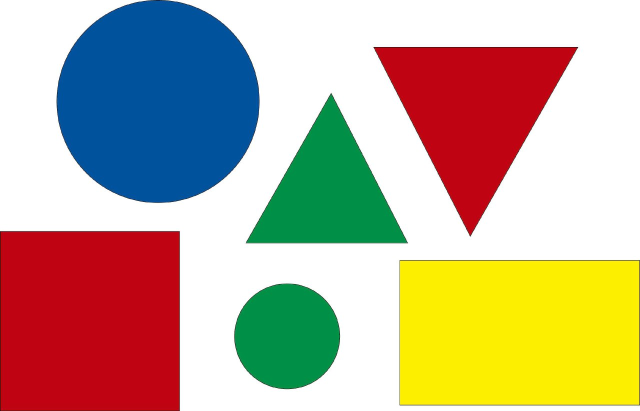
#> input picture img/figura1.jpg, 1280 x 822 px (shown at 1/2 size)
$ python -i deteccionFiguras.py   (imports and definitions only)
#> lines starting #> are read from the running program, lines starting #| are printed output that depends on the picture; after the words box and inside, x2 and y2 are one past the last pixel; in counts of white or black regions, pixels touching at a corner belong together
import cv2
import numpy as np
import math

    #rojo
rojoBajo1 = np.array([0, 100, 20], np.uint8)
rojoAlto1 = np.array([10, 255, 255], np.uint8)
rojoBajo2 = np.array([175, 100, 20], np.uint8)
rojoAlto2 = np.array([180, 255, 255], np.uint8)

    #naranja
naranjaBajo = np.array([11, 100, 20], np.uint8)
naranjaAlto = np.array([19, 255, 255], np.uint8)

    #amarillo
amarilloBajo = np.array([20, 100, 20], np.uint8)
amarilloAlto = np.array([32, 255, 255], np.uint8)

    #Verde
verdeBajo = np.array([36, 100, 20], np.uint8)
verdeAlto = np.array([70, 255, 255], np.uint8)

    #Violeta
violetaBajo = np.array([130, 100, 20], np.uint8)
violetaAlto = np.array([145, 100, 255], np.uint8)

    #Rosado
rosaBajo = np.array([146, 100, 20], np.uint8)
rosaAlto = np.array([170, 255, 255], np.uint8)

def start(path_img):
#> called with path_img = '../img/figura1.jpg'
    image = cv2.imread(path_img)
#> image is the input picture: shape (822, 1280, 3); mean B, G, R 147.5, 172.6, 189.6

    w, h = image.shape[:2]
    scala = 600 / w
    w = round(w * scala)
    h = round(h * scala)
    image = cv2.resize(image,(h, w))
#> image: shape (600, 934, 3)

    imageHSV = cv2.cvtColor(image, cv2.COLOR_BGR2HSV)
#> imageHSV: shape (600, 934, 3); mean H, S, V 61.7, 133.8, 219.8
    grises = cv2.cvtColor(image, cv2.COLOR_BGR2GRAY)
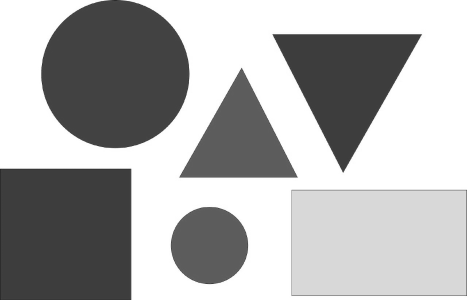
#> grises: shape (600, 934) (shown at 1/2 size); min 18, max 255, mean 174.8

    canny = cv2.Canny(grises, 10, 150)
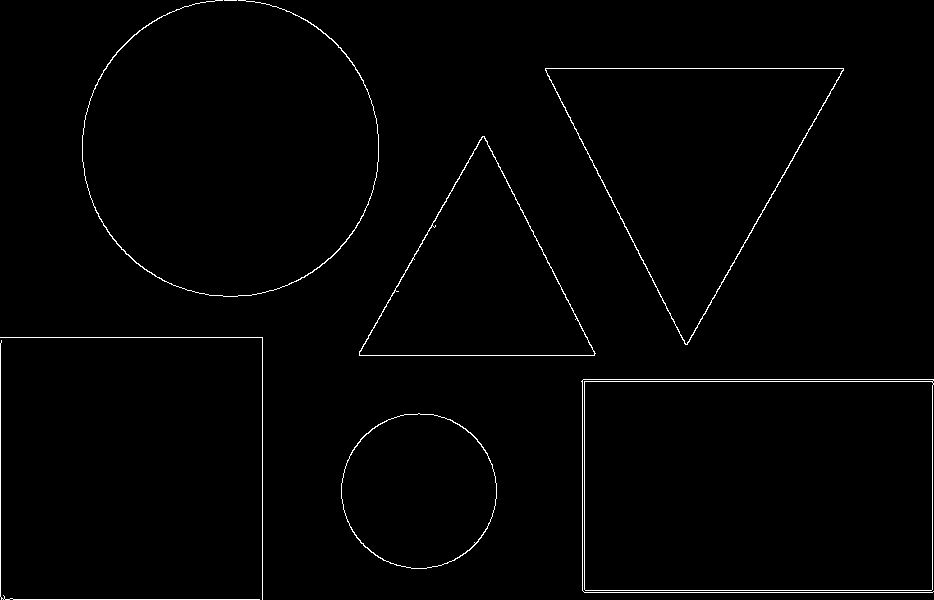
#> canny: shape (600, 934); 1.2% white in thin lines or dots
    canny = cv2.dilate(canny, None, iterations=1)
#> canny: shape (600, 934); 3.4% white; 6 white regions, box (x1, y1, x2, y2) and area: (580, 378, 934, 594) 5177, (81, 0, 380, 298) 3408, (544, 67, 845, 346) 3397, (358, 135, 597, 357) 2717, (0, 336, 264, 600) 2640, (340, 412, 498, 570) 1807
    canny = cv2.erode(canny, None, iterations=1)
#> canny: shape (600, 934); 1.4% white in thin lines or dots

    _,th=cv2.threshold(grises,240,255,cv2.THRESH_BINARY_INV)
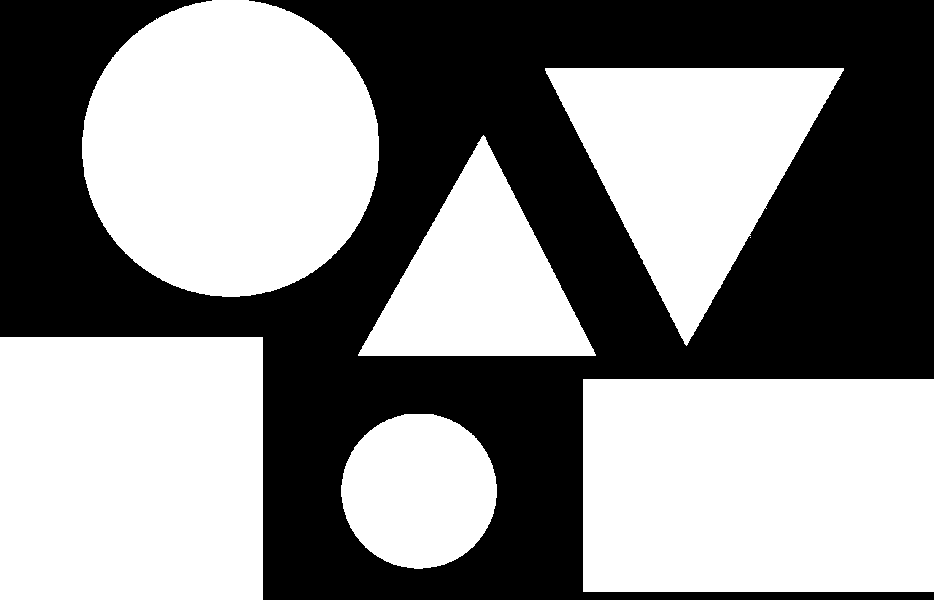
#> th: shape (600, 934); 53.7% white; 1 black region

    cnts,_ =cv2.findContours(th,cv2.RETR_EXTERNAL,cv2.CHAIN_APPROX_SIMPLE)
#> cnts = 7 contours, 1 with area under 20; largest, box (x1, y1, x2, y2) and area: (583, 379, 934, 592) 74200, (82, 0, 379, 297) 69040, (0, 337, 263, 600) 68644, (545, 68, 844, 346) 41566, (358, 135, 596, 356) 26220, (341, 414, 497, 569) 18737

    #cnts,_ = cv2.findContours(canny, cv2.RETR_EXTERNAL, cv2.CHAIN_APPROX_SIMPLE)
    print('tamanio', len(cnts))
#| tamanio 7
    cv2.drawContours(image, cnts, -1,(0, 0, 0),2)
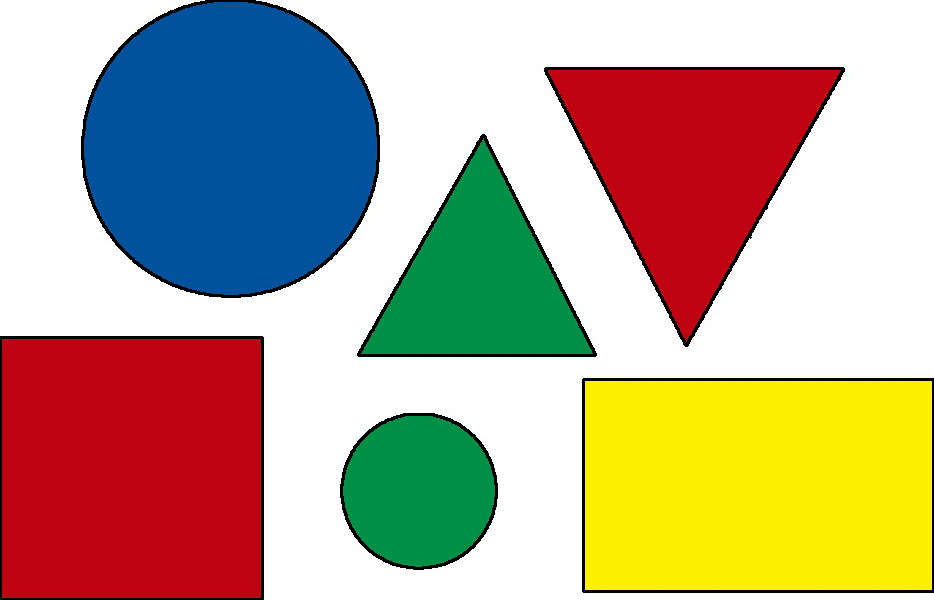
#> image: shape (600, 934, 3); mean B, G, R 143.3, 168, 184.8
    print("Numeros de contornos encontrados: ", len(cnts))
#| Numeros de contornos encontrados:  7

    for c in cnts:
    # print(str(c) +"\t valor de c")
        epsilon = 0.015*cv2.arcLength(c, True)
        #print(str(cv2.arcLength(c, True)))
        approx = cv2.approxPolyDP(c, epsilon, True)
        #print(str(len(approx)) +"\t Vertice")
        x, y, w, h =cv2.boundingRect(approx)
        cv2.drawContours(image,[approx],0,(255,105,180),3)

        #triangulo
        if len(approx) == 3:
            cv2.putText(image, "Triangulo", (x, y-5), 1, 1,(0, 0, 50), 2)

        #cuadrado
        if len(approx) == 4:
            aspect_ratio = float(w)/h
            #print("El aspect_ratio= ",aspect_ratio)
            if aspect_ratio >=1.0 and aspect_ratio <= 1.089:
                cv2.putText(image, "Cuadrado", 	(x, y-5), 1, 1,(0,0,50), 2)[1]

            else:
                cv2.putText(image, "Rectangulo", (x ,y-5), 1, 1,( 0, 0, 50), 2)

        #Circulo
        vert = len(approx)
        if vert >= 8 and vert != 10:
            if (int(math.floor(w/10)) == int(math.floor(h/10))):
                cv2.putText(image, "Circulo", (x, y-5),1 ,1,(0, 0, 50), 2)
#> this loop made 7 passes
#> (epsilon, approx, x, y, w, h, aspect_ratio, vert) on passes 2 to 3: (16.86, [[583, 379], [583, 591], [933, 591], [933, 379]], 583, 379, 351, 213, 1.65, 4), (15.72, [[0, 337], [0, 599], [262, 599], [262, 337]], 0, 337, 263, 263, 1, 4)
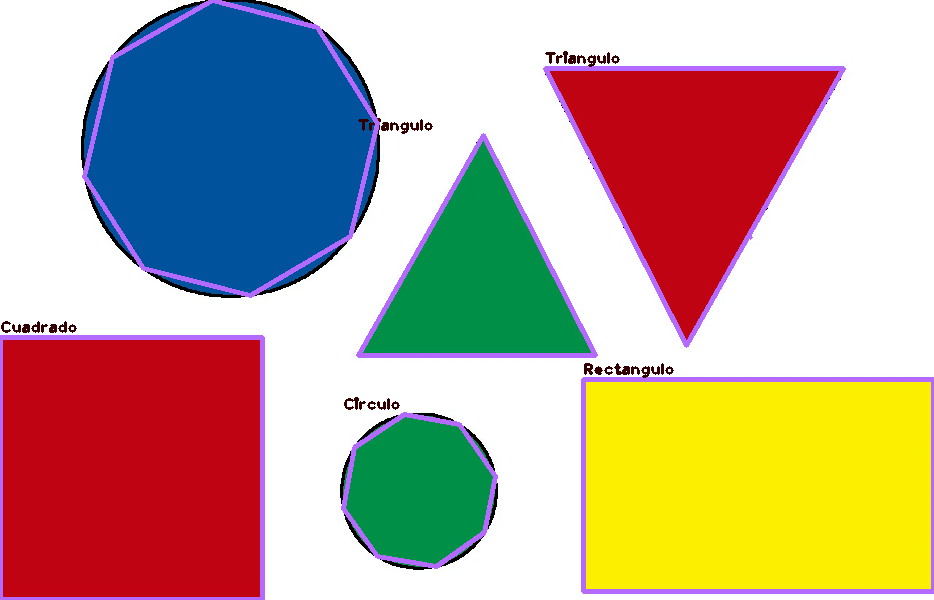
#> image: shape (600, 934, 3); 4.69% of pixels changed, all inside (x1, y1, x2, y2) = (0, 0, 934, 600)

    #Muestra las mascaras de los colores buscados
    maskRojo1 = cv2.inRange(imageHSV, rojoBajo1, rojoAlto1)
#> maskRojo1: shape (600, 934); 0.23% white; 146 white regions (144 under 20 px), largest, box (x1, y1, x2, y2) and area: (0, 340, 3, 596) 741, (9, 597, 257, 600) 252
    maskRojo2 = cv2.inRange(imageHSV, rojoBajo2, rojoAlto2)
#> maskRojo2: shape (600, 934); 19.4% white; 2 white regions, box (x1, y1, x2, y2) and area: (0, 338, 262, 600) 67641, (546, 69, 843, 344) 40888
    maskRojo = cv2.add(maskRojo1, maskRojo2)
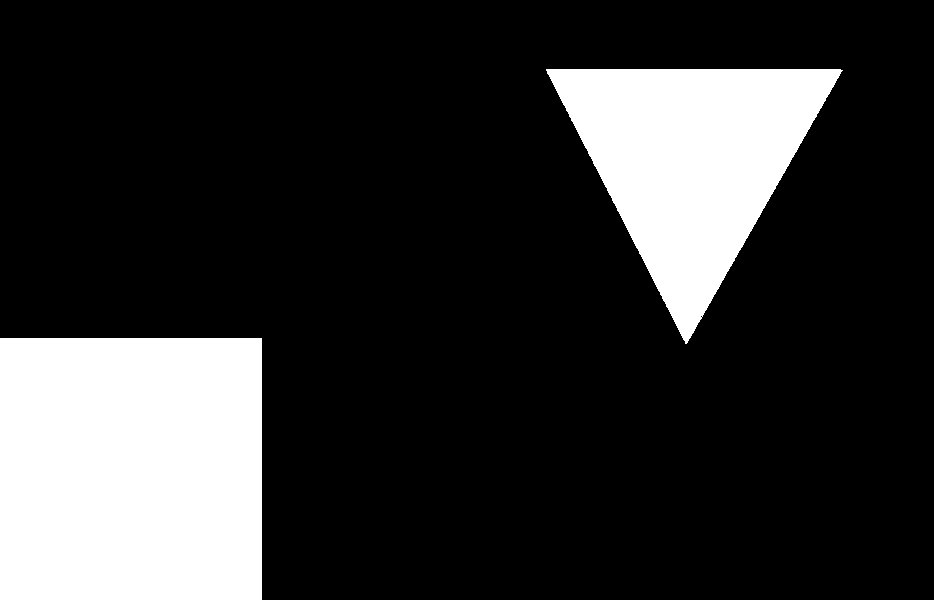
#> maskRojo: shape (600, 934); 19.6% white; 2 white regions
    cnts,_ = cv2.findContours(maskRojo, cv2.RETR_EXTERNAL, cv2.CHAIN_APPROX_SIMPLE)
#> cnts = 2 contours; box (x1, y1, x2, y2) and area: (0, 338, 262, 600) 68121, (546, 69, 843, 344) 40729
    print('tamanio colores de figuras en Rojo: ', len(cnts))
#| tamanio colores de figuras en Rojo:  2
    maskNaranja = cv2.inRange(imageHSV, naranjaBajo, naranjaAlto)
#> maskNaranja: shape (600, 934); 0% white in thin lines or dots, all inside (x1, y1, x2, y2) = (933, 382, 934, 590)
    cnts,_ = cv2.findContours(maskNaranja, cv2.RETR_EXTERNAL, cv2.CHAIN_APPROX_SIMPLE)
#> cnts = 2 contours, all with area under 20
    print('tamanio colores de figuras en Naranja', len(cnts))
#| tamanio colores de figuras en Naranja 2
    maskAmarillo =cv2.inRange(imageHSV, amarilloBajo, amarilloAlto)
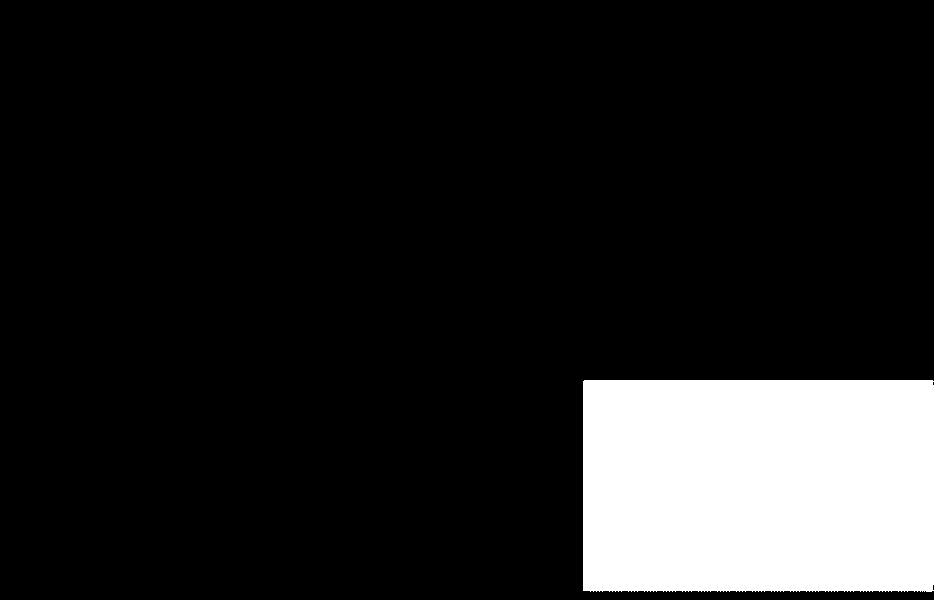
#> maskAmarillo: shape (600, 934); 13.2% white; 1 white region
    cnts,_ = cv2.findContours(maskAmarillo, cv2.RETR_EXTERNAL, cv2.CHAIN_APPROX_SIMPLE)
#> cnts = 1 contour; box (x1, y1, x2, y2) and area: (583, 380, 934, 592) 73586
    print('tamanio  colores de figuras en Amarillo', len(cnts))
#| tamanio  colores de figuras en Amarillo 1
    maskVerde = cv2.inRange(imageHSV, verdeBajo, verdeAlto)
#> maskVerde: shape (600, 934); 0.01% white in thin lines or dots, all inside (x1, y1, x2, y2) = (342, 146, 591, 568)
    cnts,_ = cv2.findContours(maskVerde, cv2.RETR_EXTERNAL, cv2.CHAIN_APPROX_SIMPLE)
#> cnts = 48 contours, all with area under 20
    print('tamanio colores de figuras en Verde ', len(cnts))
#| tamanio colores de figuras en Verde  48
    maskVioleta = cv2.inRange(imageHSV, violetaBajo, violetaAlto)
#> maskVioleta: shape (600, 934); every value is 0
    cnts,_ = cv2.findContours(maskVioleta, cv2.RETR_EXTERNAL, cv2.CHAIN_APPROX_SIMPLE)
#> cnts = []
    print('tamanio colores de figuras en  Violeta', len(cnts))
#| tamanio colores de figuras en  Violeta 0
    maskRosa = cv2.inRange(imageHSV, rosaBajo, rosaAlto)
    cnts,_ = cv2.findContours(maskRosa, cv2.RETR_EXTERNAL, cv2.CHAIN_APPROX_SIMPLE)
    print('tamanio colores de figuras en Rosa', len(cnts))
#| tamanio colores de figuras en Rosa 0

    contornosAmarillo = cv2.findContours(maskAmarillo, cv2.RETR_EXTERNAL, cv2.CHAIN_APPROX_SIMPLE)[1]
#> contornosAmarillo = 1 contour; box (x1, y1, x2, y2) and area: (583, 380, 934, 592) 73586

    cv2.imshow(	"IMAGEN ORIGINAL", image)
    cv2.waitKey(0)
    cv2.destroyAllWindows()

>>> result = start('../img/figura1.jpg')
